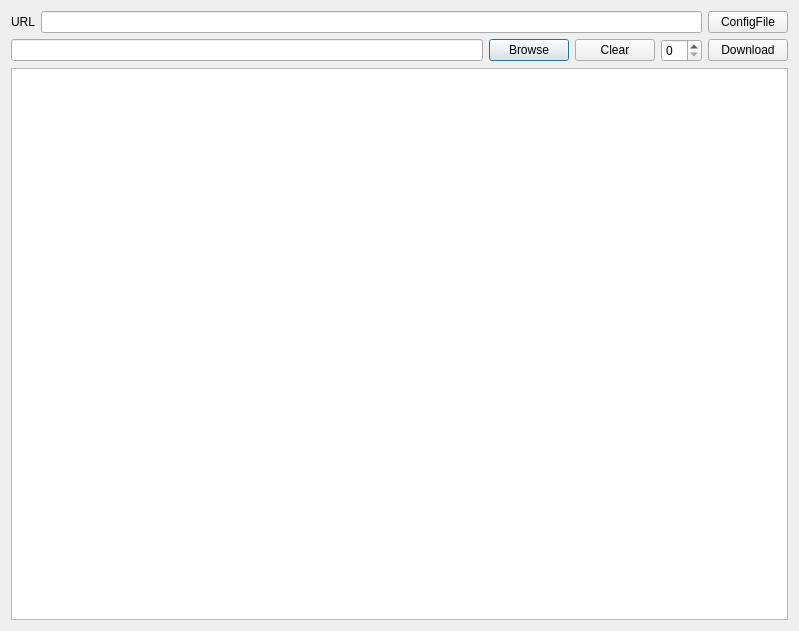
<?xml version="1.0" encoding="UTF-8"?>
<ui version="4.0">
 <class>Widget</class>
 <widget class="QWidget" name="Widget">
  <property name="geometry">
   <rect>
    <x>0</x>
    <y>0</y>
    <width>799</width>
    <height>631</height>
   </rect>
  </property>
  <property name="windowTitle">
   <string>Widget</string>
  </property>
  <layout class="QGridLayout" name="gridLayout">
   <item row="0" column="0">
    <layout class="QVBoxLayout" name="verticalLayout">
     <item>
      <layout class="QHBoxLayout" name="horizontalLayout_4">
       <item>
        <layout class="QHBoxLayout" name="horizontalLayout">
         <item>
          <widget class="QLabel" name="label">
           <property name="text">
            <string>URL</string>
           </property>
          </widget>
         </item>
         <item>
          <widget class="QLineEdit" name="lineEdit"/>
         </item>
        </layout>
       </item>
       <item>
        <widget class="QPushButton" name="config_file_button">
         <property name="text">
          <string>ConfigFile</string>
         </property>
        </widget>
       </item>
      </layout>
     </item>
     <item>
      <layout class="QHBoxLayout" name="horizontalLayout_3">
       <item>
        <widget class="QLineEdit" name="dir_lineedit">
         <property name="readOnly">
          <bool>true</bool>
         </property>
        </widget>
       </item>
       <item>
        <widget class="QPushButton" name="browser_button_">
         <property name="enabled">
          <bool>true</bool>
         </property>
         <property name="text">
          <string>Browse</string>
         </property>
         <property name="autoDefault">
          <bool>true</bool>
         </property>
         <property name="default">
          <bool>true</bool>
         </property>
        </widget>
       </item>
       <item>
        <widget class="QPushButton" name="clear_button">
         <property name="cursor">
          <cursorShape>OpenHandCursor</cursorShape>
         </property>
         <property name="text">
          <string>Clear</string>
         </property>
        </widget>
       </item>
       <item>
        <layout class="QHBoxLayout" name="horizontalLayout_2">
         <item>
          <widget class="QSpinBox" name="spinBox"/>
         </item>
         <item>
          <widget class="QPushButton" name="download_button_">
           <property name="text">
            <string>Download</string>
           </property>
          </widget>
         </item>
        </layout>
       </item>
      </layout>
     </item>
     <item>
      <widget class="QTextEdit" name="content_editor"/>
     </item>
    </layout>
   </item>
  </layout>
 </widget>
 <layoutdefault spacing="6" margin="11"/>
 <resources/>
 <connections/>
</ui>
